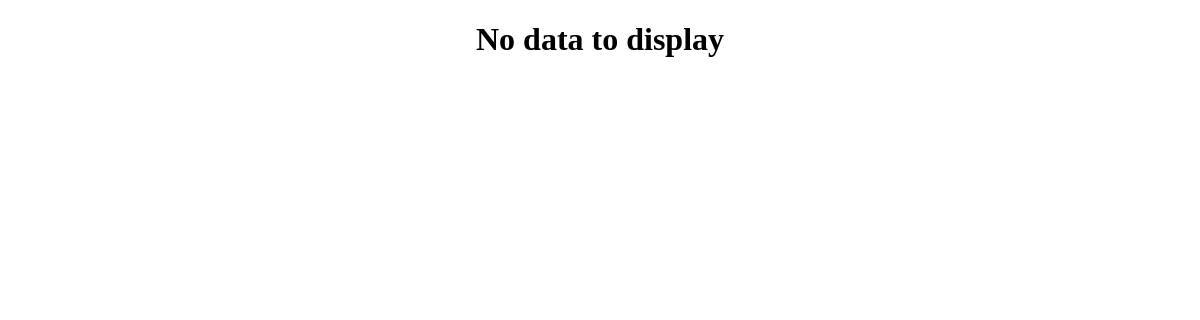
Before: /display_access/ with the older database file.
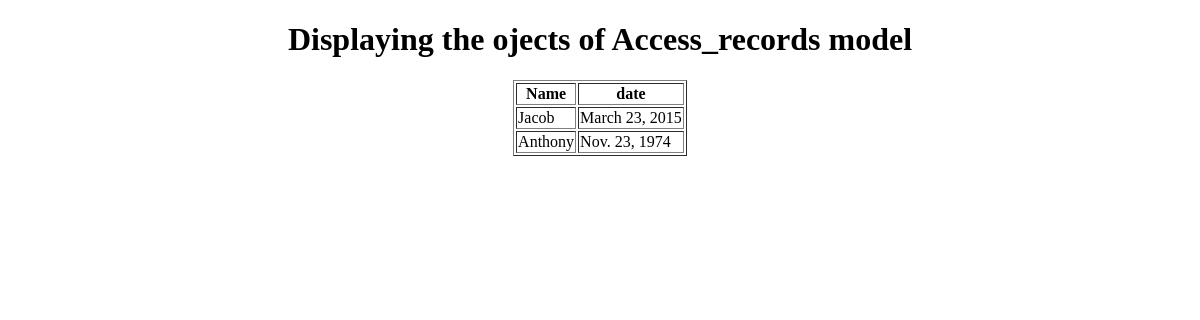
After: the same page with the newer database file.
### app/models.py (models this page shows)
class Access_Records(models.Model):
    name=models.ForeignKey(Webpage,on_delete=models.CASCADE)
    date=models.DateField()

class Webpage(models.Model):
    topic_name=models.ForeignKey(Topic,on_delete=models.CASCADE)
    name=models.CharField(max_length=100)
    url=models.URLField(max_length=150)
    def __str__(self):
        return self.name

### app/views.py (the view)
# urls.py: path('display_access/',views.display_access,name='display_access'),
def display_access(request):
    access=Access_Records.objects.filter(date__month='01')
    access=Access_Records.objects.filter(date__day='23')
    return render(request,'display_access.html',context={'access':access})

### templates/display_access.html (shortened to what this page needs)
<!DOCTYPE html>
<html lang="en">
<head>
</head>
<body>
    <center>
        {% if access %}
        <h1>Displaying the ojects of Access_records model</h1>
        <table border='1px'>
            <tr>
                <th>Name</th>
                <th>date</th>
            </tr>
            {% for a in access %}
            <tr>
                    <td>{{a.name}}</td>
                    <td>{{a.date}}</td>
            </tr>
            {% endfor %}
        </table>
        {% else %}
        <h1> No data to display</h1>
        {% endif %}
    </center>
</body>
</html>

Changed rows visible on the page:
added Access_Records: name "Jacob", date "March 23, 2015"
added Access_Records: name "Anthony", date "Nov. 23, 1974"
Other visible differences:
text no longer shown: "No data to display"
text now shown: "Displaying the ojects of Access_records model Name date"
